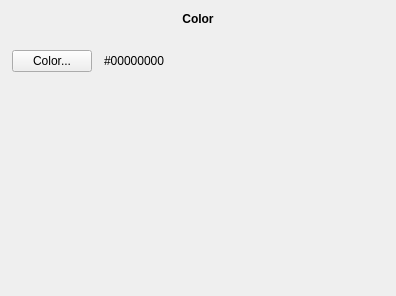
<?xml version="1.0" encoding="UTF-8"?>
<ui version="4.0">
 <class>ColorProducerWidget</class>
 <widget class="QWidget" name="ColorProducerWidget">
  <property name="geometry">
   <rect>
    <x>0</x>
    <y>0</y>
    <width>396</width>
    <height>296</height>
   </rect>
  </property>
  <property name="windowTitle">
   <string>Form</string>
  </property>
  <layout class="QVBoxLayout" name="verticalLayout">
   <property name="spacing">
    <number>12</number>
   </property>
   <property name="leftMargin">
    <number>12</number>
   </property>
   <property name="topMargin">
    <number>12</number>
   </property>
   <property name="rightMargin">
    <number>12</number>
   </property>
   <property name="bottomMargin">
    <number>12</number>
   </property>
   <item>
    <widget class="QLabel" name="label_2">
     <property name="font">
      <font>
       <weight>75</weight>
       <bold>true</bold>
      </font>
     </property>
     <property name="text">
      <string>Color</string>
     </property>
     <property name="alignment">
      <set>Qt::AlignCenter</set>
     </property>
    </widget>
   </item>
   <item>
    <widget class="ServicePresetWidget" name="preset" native="true"/>
   </item>
   <item>
    <layout class="QHBoxLayout" name="horizontalLayout_2">
     <item>
      <widget class="QPushButton" name="colorButton">
       <property name="text">
        <string>Color...</string>
       </property>
      </widget>
     </item>
     <item>
      <widget class="QLabel" name="colorLabel">
       <property name="sizePolicy">
        <sizepolicy hsizetype="MinimumExpanding" vsizetype="Preferred">
         <horstretch>0</horstretch>
         <verstretch>0</verstretch>
        </sizepolicy>
       </property>
       <property name="text">
        <string>#00000000</string>
       </property>
       <property name="textInteractionFlags">
        <set>Qt::LinksAccessibleByMouse|Qt::TextSelectableByKeyboard|Qt::TextSelectableByMouse</set>
       </property>
      </widget>
     </item>
     <item>
      <spacer name="horizontalSpacer_8">
       <property name="orientation">
        <enum>Qt::Horizontal</enum>
       </property>
       <property name="sizeHint" stdset="0">
        <size>
         <width>40</width>
         <height>20</height>
        </size>
       </property>
      </spacer>
     </item>
    </layout>
   </item>
   <item>
    <spacer name="verticalSpacer">
     <property name="orientation">
      <enum>Qt::Vertical</enum>
     </property>
     <property name="sizeHint" stdset="0">
      <size>
       <width>20</width>
       <height>40</height>
      </size>
     </property>
    </spacer>
   </item>
  </layout>
 </widget>
 <customwidgets>
  <customwidget>
   <class>ServicePresetWidget</class>
   <extends>QWidget</extends>
   <header>widgets/servicepresetwidget.h</header>
   <container>1</container>
  </customwidget>
 </customwidgets>
 <resources/>
 <connections/>
</ui>
